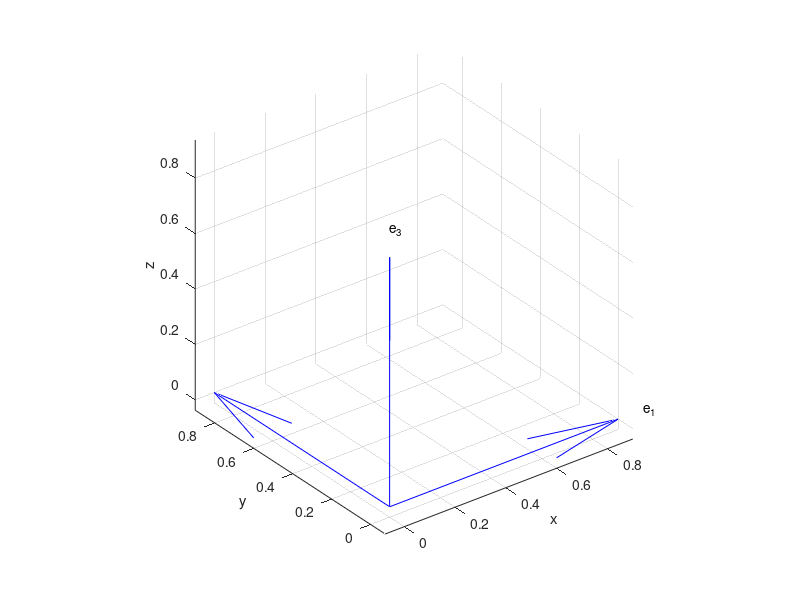

Recreate this plot in MATLAB.
function demo_introframes % RUNASSCRIPT
%DEMO_INTROFRAMES Introduction to frames in finite dimension
%
%   This demonstration explains some basic concepts of frame theory using
%   examples in $\mathbb{R}^L$ ($L=3$,$L=2$). 
%
%   References: 


% Naimark theorem Parseval tight frame is a projection of a ONB from a
% higher dimension
% genral frame is a projection of a Riez basis froma higher dimension

% Tightness

% Equal norm

% Maximally robust (every n x n submatrix of F* is invertible)

% Equiangularity

% Symmetry https://www.math.auckland.ac.nz/~waldron/Preprints/Frame-symmetries/CA-02-060-RD.pdf

% If Φ is a frame then_
% (1) V ΦU is a frame for any invertible matrices U, V .
% (2) If Φ is tight frame/unit-norm tight frame, then aVΦU is tight
% frame/unit-norm tight frame for any unitary matrices U, V
% and a = 0.
%(3) If Φ is equal-norm, then aDΦU is equal-norm for any
%diagonal unitary matrix D, unitary matrix U , and a = 0.
%(4) If Φ is maximally robust, then DΦU is maximally robust
%for any invertible diagonal matrix D and any invertible
%matrix U .
%(5) If Φ is unit-norm tight frame and maximally robust, then
%DΦU is unit-norm tight frame and maximally robust for any
%unitary diagonal matrix D and any unitary matrix U .

F1 = eye(3);
plotfinframe(F1);

function plotfinframe(A,B)
% Funkce vykresli v R^3 system generatoru obsazeny ve sloupcich A,
% pokud je zadano, tak i B, pak jinou barvou vykresli i druhy system
% generatoru.
% h....handle na osy, v nichz probehlo vykresleni

%% Kresleni
[~,n] = size(A);
% puvodni frejm
zer = zeros(n,1);
quiver3(zer,zer,zer,A(1,:)',A(2,:)',A(3,:)','b');
hold on;
for cnt = 1:n
    text(A(1,cnt), A(2,cnt), A(3,cnt),['e_' num2str(cnt)]);
end

xlabel('x');
ylabel('y');
zlabel('z');
axis equal;

% druhy frejm
if nargin>1
    quiver3(zer,zer,zer,B(1,:)',B(2,:)',B(3,:)','r');
    for cnt = 1:n
        text(B(1,cnt), B(2,cnt), B(3,cnt),['f_' num2str(cnt)]);
    end
end
axis equal;
hold off;


function plotCurrent(A,x,xhat)
%% Vykresleni v grafu
[m,n] = size(A);
if m ~= 3
    disp('POZOR: Graf je pro R^3, vstupni matice nevyhovuje, graf nebude vykreslen')
    return
end

figure(1);
clf;
% dva frejmy
h = plotfinframe(A);
zer = zeros(3,1);

% vykresleni puvodniho a rekonstruovaneho vektoru
bJsouTotozne = norm(x-xhat) < 1e-3;

axes(h)
h = plot3(x(1),x(2),x(3),'Xk'); % vykreslení pùvodního vektoru
set(h,'LineWidth',2);
set(h,'MarkerSize',12);
if bJsouTotozne
    text(x(1)+0.05,x(2),x(3),['x=xhat']) %jsou
else
    text(x(1)+0.05,x(2),x(3),['x']) %nejsou
end

% pokud se x a xhat lisi, pak se vykresli jeste to xhat
if ~bJsouTotozne
    h = plot3(xhat(1),xhat(2),xhat(3),'Xg'); % vykreslení rekonstruovaného vektoru
    text(xhat(1)+0.05,xhat(2),xhat(3),['xhat'])
    set(h,'LineWidth',2);
    set(h,'MarkerSize',12);
end
axis auto
axis equal

function [xhat,dualsystem,coefs] = demo_frejmy(A,f)

% Demo funkce, která ukazuje báze a frejmy jednak výpoètem, jednak v grafu
% (pøed prvním sputìním je tøeba naèíst data: load('frejmy-data.mat') )

%% Vypocty
% výpoèet souradnic v primarnim systému generátorù pomoci skalarnich
% soucinu s duálním systemem
[coefs,B] = dualcoefs(A,f);
dualsystem = B;

% rekonstruovany vektor
xhat = A*coefs;


%% Vykresleni v grafu
[m,n] = size(A);
if m ~= 3
    disp('POZOR: Graf je pro R^3, vstupni matice nevyhovuje, graf nebude vykreslen')
    return
end

figure
% dva frejmy
h = plotfinframe(A,B);

% vykresleni puvodniho a rekonstruovaneho vektoru
bJsouTotozne = norm(f-xhat) < 10e-3;

axes(h)
h = plot3(f(1),f(2),f(3),'Xk'); % vykreslení pùvodního vektoru
set(h,'LineWidth',2);
set(h,'MarkerSize',12);
if bJsouTotozne
    text(f(1)+0.05,f(2),f(3),['x=xhat']) %jsou
else
    text(f(1)+0.05,f(2),f(3),['x']) %nejsou
end

% pokud se x a xhat lisi, pak se vykresli jeste to xhat
if ~bJsouTotozne
    h = plot3(xhat(1),xhat(2),xhat(3),'Xg'); % vykreslení rekonstruovaného vektoru
    text(xhat(1)+0.05,xhat(2),xhat(3),['xhat'])
    set(h,'LineWidth',2);
    set(h,'MarkerSize',12);
end
axis auto
axis equal

